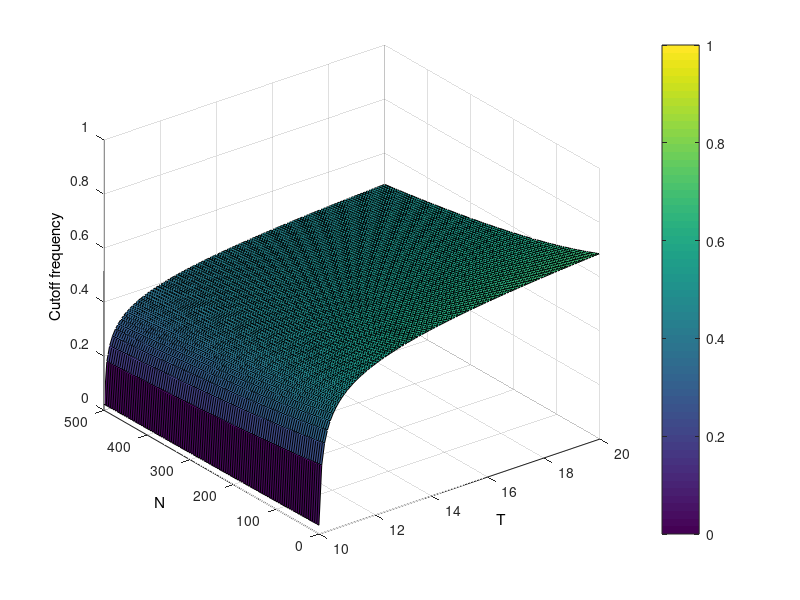

The MATLAB script that drew this image:
%% 3D plot of the params
% T = linspace(1,20,100);
% epsilon = logspace(-9,-3,100);
% % Number of iterations
% N = linspace(1,500,100);

% delta = 0.001;
% [myeps, myN] = meshgrid(epsilon,N);
% Z = sqrt( log(1-(delta).^(1./myN)) ./ log(myeps) );
% s = surf(myeps, myN, Z)

% set(gca,'XScale','log');
% set(get(gca,'XLabel'),'String','epsilon')
% set(get(gca,'YLabel'),'String','N')
% set(get(gca,'ZLabel'),'String','Critical frequency')
% zlim([0,1]);
% caxis([0,1]);
% colorbar()



T = linspace(10,20,100);
% Number of iterations
N = linspace(1,500,100);

delta = 0.01;

adj_const = 5;
Z = zeros(100,100);

for i = 1:100
    for j = 1:100
        t = T(i); n = N(j);
        epsilon = exp(-t);
        if (1-epsilon).^n > 1-adj_const*delta
            Z(i,j) = sqrt( log(1-(delta).^(1./n)) ./ (-t) );
        else
            Z(i,j) = 0;
        end
    end
end

[myT, myN] = meshgrid(T, N);
surf(myT, myN, Z);
set(get(gca,'XLabel'),'String','T')
set(get(gca,'YLabel'),'String','N')
set(get(gca,'ZLabel'),'String','Cutoff frequency')
zlim([0,1]);
caxis([0,1]);
colorbar()


